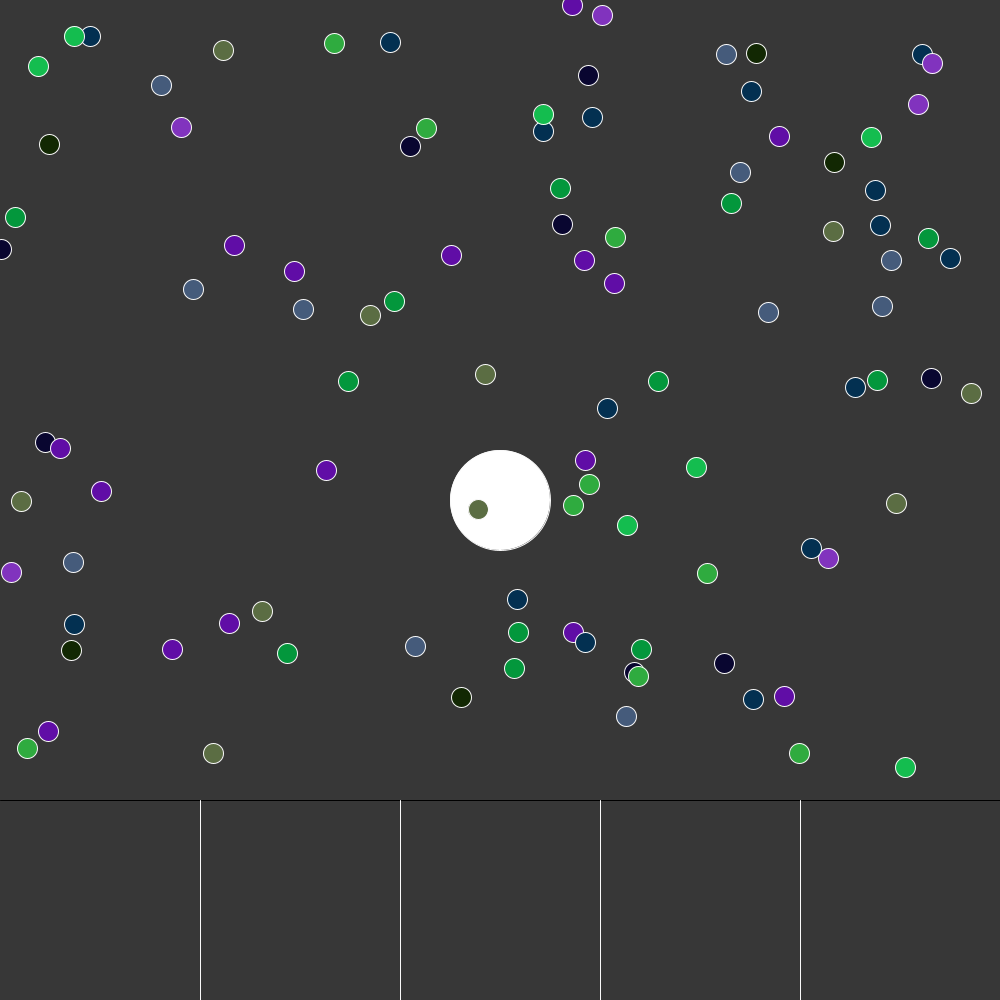
Frame 1 (no input)
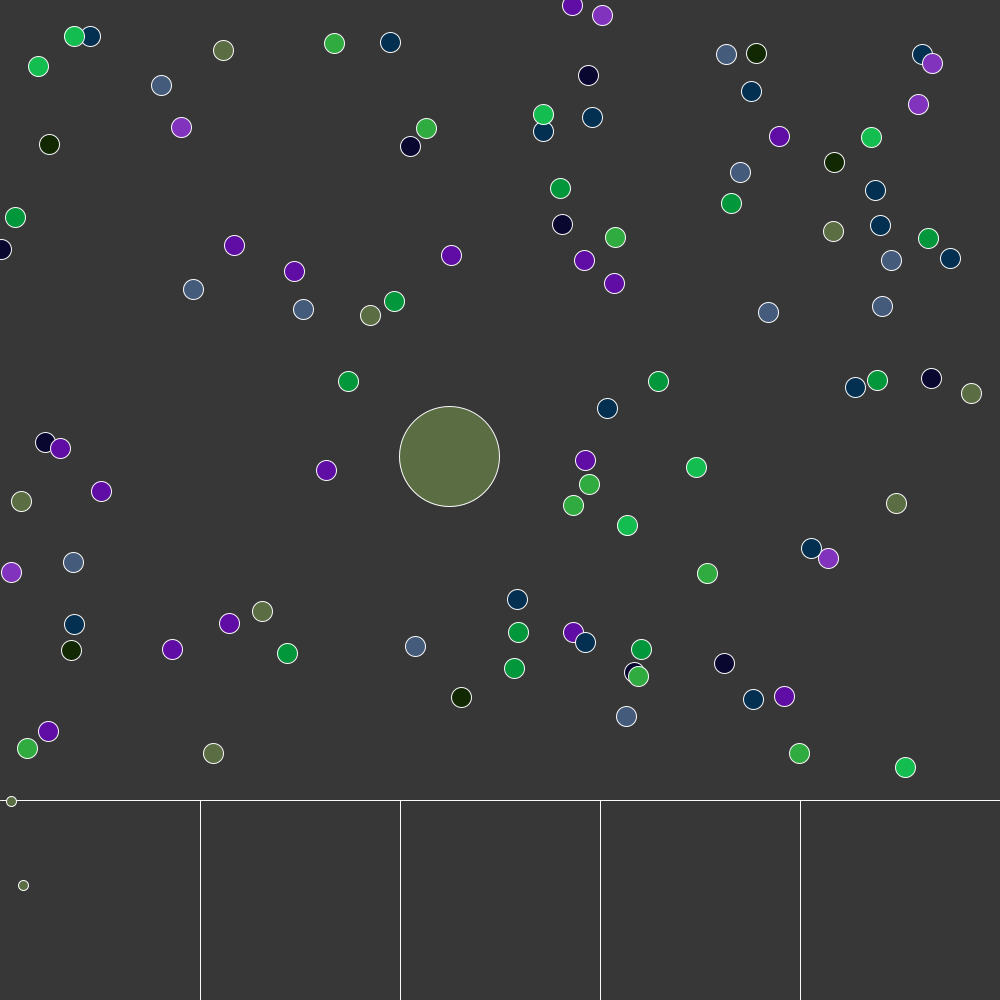
Frame 60 (the mouse pressed at the canvas centre just before this capture)
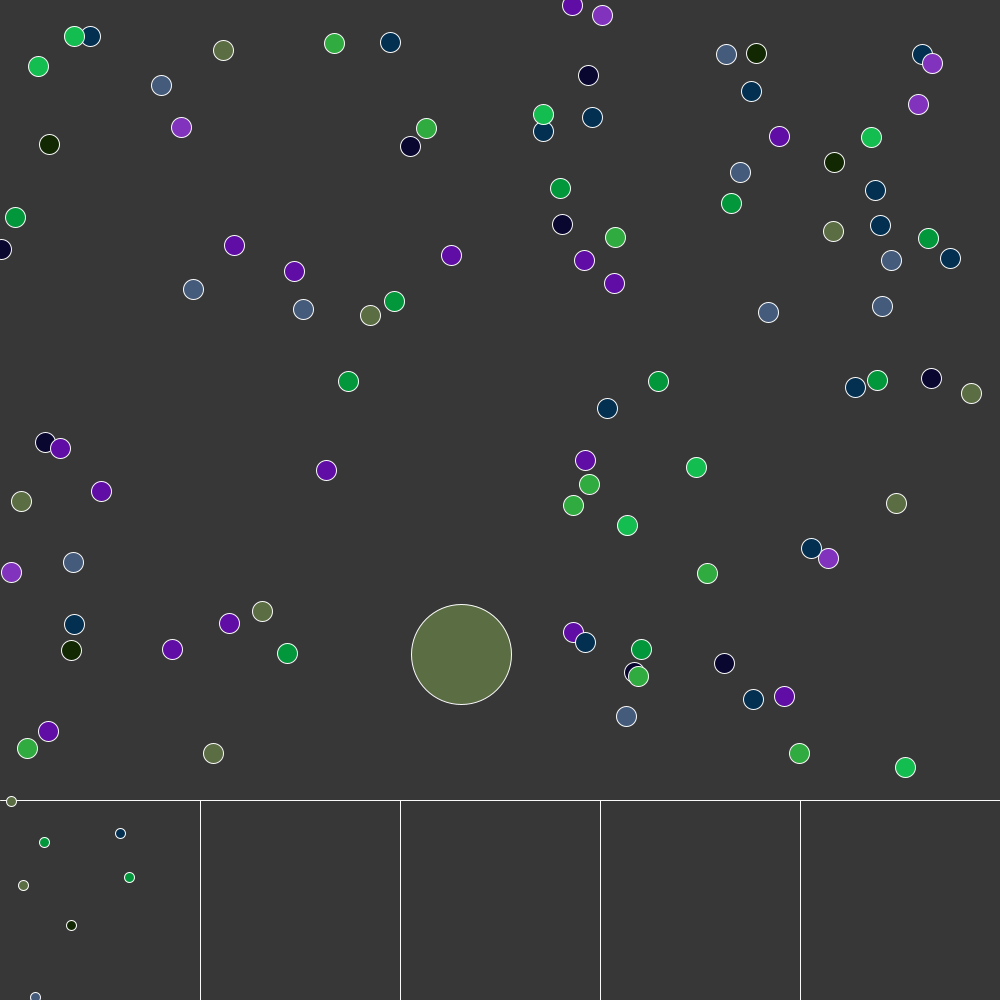
Frame 120 (the mouse held since frame 60 and released just before this capture)

The Processing sketch that drew these frames (run headless with seeded random() and noise(); from frame 60 on, the mouse is pressed at the canvas centre):

// Processing sketch: walker_prog
// ── walker_prog.pde
//Matthew Lee
//Project 2: Data Structure Visualization
/*Data Structures play an integral role within our
world's software. Vizualizing a data structure and how
it works will provide a viewer an understanding of why it is used
*/
//Bag Initialization
Walker walker;
//Stack Initialization

ArrayList<Food> foods = new ArrayList<Food>();
final int NUMBER_OF_FOODS = 100;
final int NUMBER_OF_COLORS = 10;
color[] colors = new color[NUMBER_OF_COLORS];


void setup() {
  size(1000, 1000);
  //Create bag object and set location
  walker = new Walker(new PVector(width / 2, height / 2));
  
  
  //Create Stack object and set location
  
  //fill array with a set of random colors
  for(int i = 0; i < 10; ++i) {
    colors[i]= color(random(0, 200), random(0, 200), random(0, 200));
  }
  //fill arraylist with food objects (giving location and color)
  for(int i = 0; i< NUMBER_OF_FOODS; ++i) {
    PVector l = new PVector(random(0, width), random(0, 780));
    color c = colors[(int)random(0, NUMBER_OF_COLORS)];
    foods.add(new Food(l, c));  
  }
}

void draw() {
  background(55);
  //Top line
  line(0, 800, 1000, 800);
  stroke(250);
  //Bag separation line
  line(200, 800, 200, 1000);
  stroke(250);
  //Stack separation line
  line(400, 800, 400, 1000);
  stroke(250);
  //Queue
  line(600, 800, 600, 1000);
  stroke(250);
  //Hash
  line(800, 800, 800, 1000);
  stroke(250);
  
  //Bag Data Structure
  walker.draw();
  walker.walk();
  walker.applyForce(new PVector(-0.1,0));//adding wind
  //drawWalker();
  
  //Shift food down in array for Bag
  for(int i = foods.size() - 1; i >= 0; --i) {
    Food f = foods.get(i);
    f.draw();
    if(walker.isTouching(f)) {
      walker.eat(f);//add to data structure
      foods.remove(f);
    //remove f from the arrayList
    }
  }//End of Bag
  
  //Stack Data Structure
  
  
  
}

//not needed functions
void drawWalker() {
  rectMode(CENTER);
  stroke(random(255), random(255), random(255));
  rect(walker.location.x, walker.location.y, 50, 50);
}

void mousePressed() {
  walker.applyForce(new PVector(3,0));
}
// ── Bag.pde
//Put into seperate file
//next step is to add multiple objects
class Walker {
  
  final int MAX_VELOCITY = 3;
  final float NOISE_DELTA = 0.01;
  final int WIDTH = 100;
  PVector location;
  PVector velocity;
  PVector acceleration;
  PVector tendency;
  float xOffset;
  
  ArrayList<Food> data = new ArrayList<Food>();
  
  public int x;
  public int y;

  public Walker(PVector initialLocation) {
    this.location = initialLocation;
    velocity = new PVector(0, 0);//initialize x and y coordinate
    acceleration = new PVector(1, 0);//initialize with 1pixel
    tendency = new PVector(1,0);
    xOffset = 0.0;
  }

  public void walk() {
    //factory method -- noise generate 1 to -1
    acceleration = PVector.fromAngle( noise(xOffset) * TWO_PI);
    velocity.add(acceleration);//always applying acceleration to veclocity
    velocity.add(tendency);//adds a tendency for object to go certin direction
    location.add(velocity);//adds velocity to location
    velocity.limit(3);//limit wind from going past 3 pixels
    xOffset += NOISE_DELTA;//adds random movement
    
    //Catches ball when goes off screen
    if (location.y < 0) location.y = height;
    if (location.y > height) location.y = 0; 
    if (location.x < 0) location.x = width;
    if (location.x > width) location.x = 0;
  }
  //acceleration
  public void applyForce(PVector f) {
    velocity.add(f);
  }
  
  void draw() {
    //Draws ellipse which captures circles
    ellipse(location.x, location.y, 100, 100);
    //Draw food in specific area when captured
    for(Food f : data) {
     fill(f.c);
     ellipse(f.location.x, f.location.y, 10, 10);
    }
  }
  
  boolean isTouching(Food f) {
    return dist(location.x, location.y, f.location.x, f.location.y) < (WIDTH / 2 + f.diameter / 2);
  }
  
  //Adds to data structure
  void eat(Food f) {
    //adds to data structure
    data.add(f);
    f.location.x = random(0,200);
    f.location.y = random(height - 200, height);
  }
  
  

}
// ── Hash.pde
//Put into seperate file
//next step is to add multiple objects
class Hash {
  
  final int MAX_VELOCITY = 3;
  final float NOISE_DELTA = 0.01;
  final int WIDTH = 100;
  PVector location;
  PVector velocity;
  PVector acceleration;
  PVector tendency;
  float xOffset;
  
  ArrayList<Food> data = new ArrayList<Food>();
  
  public int x;
  public int y;
  
  public int total = 0;
  public int shiftx = 700;
  public int addStack= 990;

  public Hash(PVector initialLocation) {
    this.location = initialLocation;
    velocity = new PVector(0, 0);//initialize x and y coordinate
    acceleration = new PVector(0, 1);//initialize with 1pixel
    tendency = new PVector(1,1);
    xOffset = 0.0;
  }

  public void walk() {
    //factory method -- noise generate 1 to -1
    acceleration = PVector.fromAngle( noise(xOffset) * TWO_PI);
    velocity.add(acceleration);//always applying acceleration to veclocity
    velocity.add(tendency);//adds a tendency for object to go certin direction
    location.add(velocity);//adds velocity to location
    velocity.limit(3);//limit wind from going past 3 pixels
    xOffset += NOISE_DELTA;//adds random movement
    
    //Catches ball when goes off screen
    if (location.y < 0) location.y = height;
    if (location.y > 750) location.y = 0; 
    if (location.x < 0) location.x = width;
    if (location.x > width) location.x = 0;
  }
  //acceleration
  public void applyForce(PVector f) {
    velocity.add(f);
  }
  
  void draw() {
    //Draws ellipse which captures circles
    fill(50);
    ellipse(location.x, location.y, 100, 100);
    fill(0, 102, 153, 204);
    textSize(32);
    text("Hash", location.x - 37, location.y);
    //Draw food in specific area when captured
    for(Food f : data) {
     fill(f.c);
     ellipse(f.location.x, f.location.y, 10, 10);
    }
  }
  
  boolean isTouching(Food f) {
    return dist(location.x, location.y, f.location.x, f.location.y) < (WIDTH / 2 + f.diameter / 2);
  }
  
  //Adds to data structure
  void eat(Food f) {
    //adds to data structure
    data.add(f);
    //keeps track of total
    total++;
    //shift stack if total exceeds 20
    if (total % 20 == 0) {
      shiftx += 20;
      addStack = 990;
    }
    //location off stored food
    f.location.x = shiftx;//random(220, 380);
    f.location.y = addStack;
    addStack -= 10;
  }
  
  

}
// ── Queue.pde
//Put into seperate file
//next step is to add multiple objects
class Queue {
  
  final int MAX_VELOCITY = 3;
  final float NOISE_DELTA = 0.01;
  final int WIDTH = 100;
  PVector location;
  PVector velocity;
  PVector acceleration;
  PVector tendency;
  float xOffset;
  
  ArrayList<Food> data = new ArrayList<Food>();
  
  public int x;
  public int y;

  public Queue(PVector initialLocation) {
    this.location = initialLocation;
    velocity = new PVector(0, 0);//initialize x and y coordinate
    acceleration = new PVector(0, 1);//initialize with 1pixel
    tendency = new PVector(0,1);
    xOffset = 0.0;
  }

  public void walk() {
    //factory method -- noise generate 1 to -1
    acceleration = PVector.fromAngle( noise(xOffset) * TWO_PI);
    velocity.add(acceleration);//always applying acceleration to veclocity
    velocity.add(tendency);//adds a tendency for object to go certin direction
    location.add(velocity);//adds velocity to location
    velocity.limit(3);//limit wind from going past 3 pixels
    xOffset += NOISE_DELTA;//adds random movement
    
    //Catches ball when goes off screen
    if (location.y < 0) location.y = height;
    if (location.y > height) location.y = 0; 
    if (location.x < 0) location.x = width;
    if (location.x > width) location.x = 0;
  }
  //acceleration
  public void applyForce(PVector f) {
    velocity.add(f);
  }
  
  void draw() {
    //Draws ellipse which captures circles
    ellipse(location.x, location.y, 100, 100);
    //Draw food in specific area when captured
    for(Food f : data) {
     fill(f.c);
     ellipse(f.location.x, f.location.y, 10, 10);
    }
  }
  
  boolean isTouching(Food f) {
    return dist(location.x, location.y, f.location.x, f.location.y) < (WIDTH / 2 + f.diameter / 2);
  }
  
  //Adds to data structure
  void eat(Food f) {
    //adds to data structure
    data.add(f);
    //location off stored food
    f.location.x = random(420, 580);
    f.location.y = random(height - 180, height);
  }
  
  

}
// ── Stack.pde
//Put into seperate file
//next step is to add multiple objects
class Stack {
  
  final int MAX_VELOCITY = 3;
  final float NOISE_DELTA = 0.01;
  final int WIDTH = 100;
  PVector location;
  PVector velocity;
  PVector acceleration;
  PVector tendency;
  float xOffset;
  
  ArrayList<Food> data = new ArrayList<Food>();
  
  public int x;
  public int y;

  public Stack(PVector initialLocation) {
    this.location = initialLocation;
    velocity = new PVector(0, 0);//initialize x and y coordinate
    acceleration = new PVector(1, 1);//initialize with 1pixel
    tendency = new PVector(0,0);
    xOffset = 0.0;
  }

  public void walk() {
    //factory method -- noise generate 1 to -1
    acceleration = PVector.fromAngle( noise(xOffset) * TWO_PI);
    velocity.add(acceleration);//always applying acceleration to veclocity
    velocity.add(tendency);//adds a tendency for object to go certin direction
    location.add(velocity);//adds velocity to location
    velocity.limit(3);//limit wind from going past 3 pixels
    xOffset += NOISE_DELTA;//adds random movement
    
    //Catches ball when goes off screen
    if (location.y < 0) location.y = height;
    if (location.y > height) location.y = 0; 
    if (location.x < 0) location.x = width;
    if (location.x > width) location.x = 0;
  }
  //acceleration
  public void applyForce(PVector f) {
    velocity.add(f);
  }
  
  void draw() {
    //Draws ellipse which captures circles
    ellipse(location.x, location.y, 100, 100);
    //Draw food in specific area when captured
    for(Food f : data) {
     fill(f.c);
     ellipse(f.location.x, f.location.y, 10, 10);
    }
  }
  
  boolean isTouching(Food f) {
    return dist(location.x, location.y, f.location.x, f.location.y) < (WIDTH / 2 + f.diameter / 2);
  }
  
  //Adds to data structure
  void eat(Food f) {
    //adds to data structure
    data.add(f);
    //location off stored food
    f.location.x = random(220, 380);
    f.location.y = random(height - 210, height);
  }
  
  

}
// ── Tree.pde
//Put into seperate file
//next step is to add multiple objects
class Tree {
  
  final int MAX_VELOCITY = 3;
  final float NOISE_DELTA = 0.01;
  final int WIDTH = 100;
  PVector location;
  PVector velocity;
  PVector acceleration;
  PVector tendency;
  float xOffset;
  
  ArrayList<Food> data = new ArrayList<Food>();
  
  public int x;
  public int y;

  public Tree(PVector initialLocation) {
    this.location = initialLocation;
    velocity = new PVector(0, 0);//initialize x and y coordinate
    acceleration = new PVector(0, 1);//initialize with 1pixel
    tendency = new PVector(0,1);
    xOffset = 0.0;
  }

  public void walk() {
    //factory method -- noise generate 1 to -1
    acceleration = PVector.fromAngle( noise(xOffset) * TWO_PI);
    velocity.add(acceleration);//always applying acceleration to veclocity
    velocity.add(tendency);//adds a tendency for object to go certin direction
    location.add(velocity);//adds velocity to location
    velocity.limit(3);//limit wind from going past 3 pixels
    xOffset += NOISE_DELTA;//adds random movement
    
    //Catches ball when goes off screen
    if (location.y < 0) location.y = height;
    if (location.y > 750) location.y = 0; 
    if (location.x < 0) location.x = width;
    if (location.x > width) location.x = 0;
  }
  //acceleration
  public void applyForce(PVector f) {
    velocity.add(f);
  }
  
  void draw() {
    //Draws ellipse which captures circles
    fill(50);
    ellipse(location.x, location.y, 100, 100);
    fill(0, 102, 153, 204);
    textSize(32);
    text("Tree", location.x - 37, location.y);
    //Draw food in specific area when captured
    for(Food f : data) {
     fill(f.c);
     ellipse(f.location.x, f.location.y, 10, 10);
    }
  }
  
  boolean isTouching(Food f) {
    return dist(location.x, location.y, f.location.x, f.location.y) < (WIDTH / 2 + f.diameter / 2);
  }
  
  //Adds to data structure
  void eat(Food f) {
    //adds to data structure
    data.add(f);
    //location off stored food
    f.location.x = random(820, 980);
    f.location.y = random(height - 180, height);
  }
  
  

}
// ── food.pde
class Food {
  PVector location;
  int diameter;
  color c;
  
  Food(PVector location, color c) {
    this.location = location;
    diameter = 20;
    this.c = c;
  }
  
  void draw() {
    fill(c);
    ellipse(location.x, location.y, diameter, diameter);
  
  }
  
  
}
